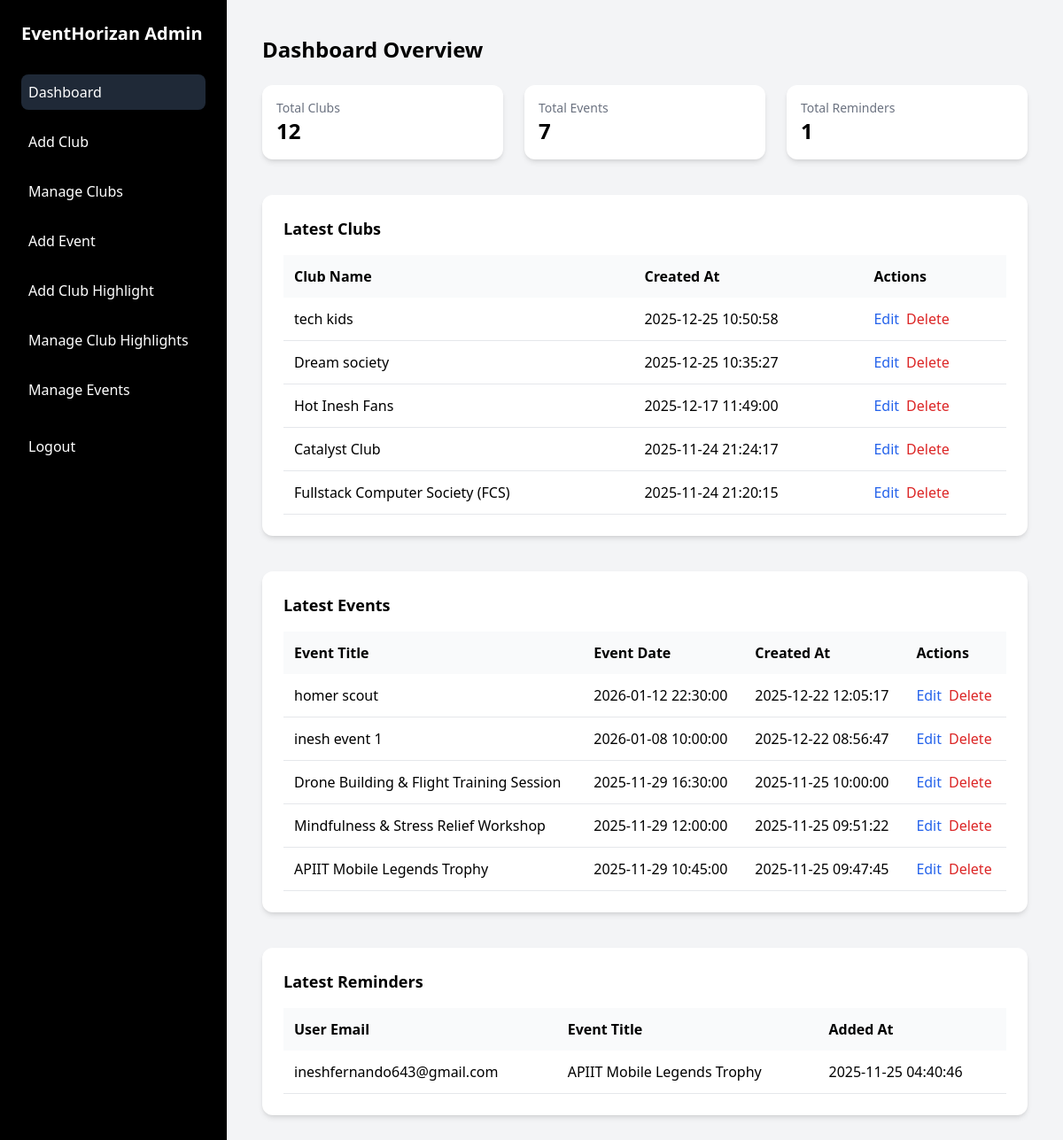
The page /Admin_Dashboard/dashboard.php (signed in) on the database its author committed.
### tables this page shows
CREATE TABLE `clubs` (
  `id` int(11) NOT NULL,
  `club_name` varchar(255) NOT NULL,
  `club_description` text DEFAULT NULL,
  `short_description` varchar(255) DEFAULT NULL,
  `club_main_image` varchar(255) DEFAULT NULL,
  `club_extra_image_1` varchar(255) DEFAULT NULL,
  `club_extra_image_2` varchar(255) DEFAULT NULL,
  `club_extra_image_3` varchar(255) DEFAULT NULL,
  `created_at` datetime DEFAULT current_timestamp(),
  `contact_description_1` varchar(255) DEFAULT NULL,
  `contact_number_1` varchar(20) DEFAULT NULL,
  `contact_number_2` varchar(20) DEFAULT NULL
);

CREATE TABLE `events` (
  `id` int(11) NOT NULL,
  `title` varchar(255) NOT NULL,
  `description` text DEFAULT NULL,
  `event_date` datetime NOT NULL,
  `venue` varchar(255) DEFAULT NULL,
  `price` decimal(10,2) DEFAULT NULL,
  `ticket_url` varchar(255) DEFAULT NULL,
  `main_image` varchar(255) DEFAULT NULL,
  `extra_image_1` varchar(255) DEFAULT NULL,
  `extra_image_2` varchar(255) DEFAULT NULL,
  `extra_image_3` varchar(255) DEFAULT NULL,
  `club_id` int(11) DEFAULT NULL,
  `created_at` datetime DEFAULT current_timestamp()
);

CREATE TABLE `reminders` (
  `id` int(11) NOT NULL,
  `user_id` int(11) NOT NULL,
  `event_id` int(11) NOT NULL,
  `created_at` timestamp NOT NULL DEFAULT current_timestamp()
);

CREATE TABLE `users` (
  `id` int(11) NOT NULL,
  `email` varchar(255) NOT NULL,
  `password` varchar(255) NOT NULL,
  `created_at` timestamp NOT NULL DEFAULT current_timestamp()
);

### Admin_Dashboard/dashboard.php (the view, shortened to what this page needs)
<?php
include("../includes/db_connection.php");
$stmt = $pdo->query("SELECT COUNT(*) AS total FROM clubs");
$TotalClubs = $stmt->fetch(PDO::FETCH_ASSOC)['total'] ?? 0;
$stmt = $pdo->query("SELECT COUNT(*) AS total FROM events");
$TotalEvents = $stmt->fetch(PDO::FETCH_ASSOC)['total'] ?? 0;
$stmt = $pdo->query("SELECT COUNT(*) AS total FROM reminders");
$TotalReminders = $stmt->fetch(PDO::FETCH_ASSOC)['total'] ?? 0;
$stmt = $pdo->query("SELECT id, club_name, created_at FROM clubs ORDER BY created_at DESC LIMIT 5");
$LatestClubs = $stmt->fetchAll(PDO::FETCH_ASSOC);
$stmt = $pdo->query("SELECT id, title, event_date, created_at FROM events ORDER BY created_at DESC LIMIT 5");
$LatestEvents = $stmt->fetchAll(PDO::FETCH_ASSOC);
function renderTable($title, $columns, $rows, $type = null) {
    echo '<div class="p-6 mb-10 bg-white shadow-md rounded-xl overflow-x-auto">';
    echo "<h3 class='text-lg font-semibold mb-4'>{$title}</h3>";
    echo '<table class="w-full min-w-[400px] text-left border-collapse">';
    echo '<thead class="bg-gray-50"><tr>';
    foreach ($columns as $col) echo "<th class='p-3'>{$col}</th>";
    echo '</tr></thead><tbody>';
    foreach ($rows as $row) {
        echo '<tr class="border-b hover:bg-gray-50">';
        foreach ($row as $cell) echo "<td class='p-3'>{$cell}</td>";
        if ($type === 'club') {
            $id = $row[0];
            echo "<td class='p-3'><a href='edit_club.php?id={$id}' class='text-blue-600 hover:underline mr-2'>Edit</a>";
            echo "<a href='manage_clubs.php?delete={$id}' class='text-red-600 hover:underline' onclick='return confirm(\"Delete this club?\")'>Delete</a></td>";
        } elseif ($type === 'event') {
            $id = $row[0];
            echo "<td class='p-3'><a href='edit_event.php?id={$id}' class='text-blue-600 hover:underline mr-2'>Edit</a>";
            echo "<a href='manage_events.php?delete={$id}' class='text-red-600 hover:underline' onclick='return confirm(\"Delete this event?\")'>Delete</a></td>";
        }
        echo '</tr>';
    }
    echo '</tbody></table></div>';
}
?>
<!DOCTYPE html>
<html lang="en">
<head>
<script src="https://cdn.tailwindcss.com"></script>
</head>
<body class="font-sans bg-gray-100 flex flex-col md:flex-row min-h-screen">
<aside class="hidden md:flex flex-col w-64 p-6 bg-black text-white flex-shrink-0">
  <h2 class="text-xl font-bold mb-8">EventHorizan Admin</h2>
  <nav class="flex flex-col gap-4 flex-1">
    <a href="dashboard.php" class="flex items-center gap-3 p-2 bg-gray-800 rounded-lg">
      Dashboard
    </a>
    <a href="club_add.php" class="flex items-center gap-3 p-2 rounded-lg hover:bg-gray-800">
      Add Club
    </a>
    <a href="manage_clubs.php" class="flex items-center gap-3 p-2 rounded-lg hover:bg-gray-800">
      Manage Clubs
    </a>
    <a href="event_add.php" class="flex items-center gap-3 p-2 rounded-lg hover:bg-gray-800">
      Add Event
    </a>
    <a href="highlights_add.php" class="flex items-center gap-3 p-2 rounded-lg hover:bg-gray-800">
      Add Club Highlight
    </a>
     <a href="highlights_manage.php" class="flex items-center gap-3 p-2 rounded-lg hover:bg-gray-800">
      Manage Club Highlights
    </a>
    <a href="manage_events.php" class="flex items-center gap-3 p-2 rounded-lg hover:bg-gray-800">
      Manage Events
    </a>
    <a href="admin_logout.php" class="flex items-center gap-3 p-2 hover:bg-gray-800 rounded-lg mt-2">
      Logout
    </a>
  </nav>
</aside>
<main class="flex-1 p-6 md:p-10">
  <h2 class="mb-6 text-2xl font-semibold">Dashboard Overview</h2>
  <div class="grid grid-cols-1 sm:grid-cols-3 gap-6 mb-10">
    <div class="p-4 bg-white shadow-md rounded-xl">
      <p class="text-sm text-gray-500">Total Clubs</p>
      <h3 class="text-2xl font-bold"><?= $TotalClubs; ?></h3>
    </div>
    <div class="p-4 bg-white shadow-md rounded-xl">
      <p class="text-sm text-gray-500">Total Events</p>
      <h3 class="text-2xl font-bold"><?= $TotalEvents; ?></h3>
    </div>
    <div class="p-4 bg-white shadow-md rounded-xl">
      <p class="text-sm text-gray-500">Total Reminders</p>
      <h3 class="text-2xl font-bold"><?= $TotalReminders; ?></h3>
    </div>
  </div>
  <?php
    $clubRows = array_map(fn($c) => [ htmlspecialchars($c['club_name']), $c['created_at']], $LatestClubs);
    renderTable('Latest Clubs', ['Club Name','Created At','Actions'], $clubRows, 'club');
    $eventRows = array_map(fn($e) => [htmlspecialchars($e['title']), $e['event_date'], $e['created_at']], $LatestEvents);
    renderTable('Latest Events', ['Event Title','Event Date','Created At','Actions'], $eventRows, 'event');
  ?>
</main>
</body>
</html>

### rows shown on the page
clubs: club_name "tech kids", created_at "2025-12-25 10:50:58"
clubs: club_name "Dream society", created_at "2025-12-25 10:35:27"
clubs: club_name "Hot Inesh Fans", created_at "2025-12-17 11:49:00"
clubs: club_name "Catalyst Club", created_at "2025-11-24 21:24:17"
clubs: club_name "Fullstack Computer Society (FCS)", created_at "2025-11-24 21:20:15"
events: title "homer scout", event_date "2026-01-12 22:30:00", created_at "2025-12-22 12:05:17"
events: title "inesh event 1", event_date "2026-01-08 10:00:00", created_at "2025-12-22 08:56:47"
events: cell "Drone Building & Flight Training Session", event_date "2025-11-29 16:30:00", created_at "2025-11-25 10:00:00"
events: cell "Mindfulness & Stress Relief Workshop", event_date "2025-11-29 12:00:00", created_at "2025-11-25 09:51:22"
events: title "APIIT Mobile Legends Trophy", event_date "2025-11-29 10:45:00", created_at "2025-11-25 09:47:45"
reminders: user.email "ineshfernando643@gmail.com", event.title "APIIT Mobile Legends Trophy", created_at "2025-11-25 04:40:46"

### other values the page prints
$TotalClubs "12"
$TotalEvents "7"
$TotalReminders "1"
$title "Latest Clubs Latest Events Latest Reminders"
$col "Club Name"
$col "Created At"
$col "Actions"
$col "Event Title"
$col "Event Date"
$col "User Email"
$col "Added At"
